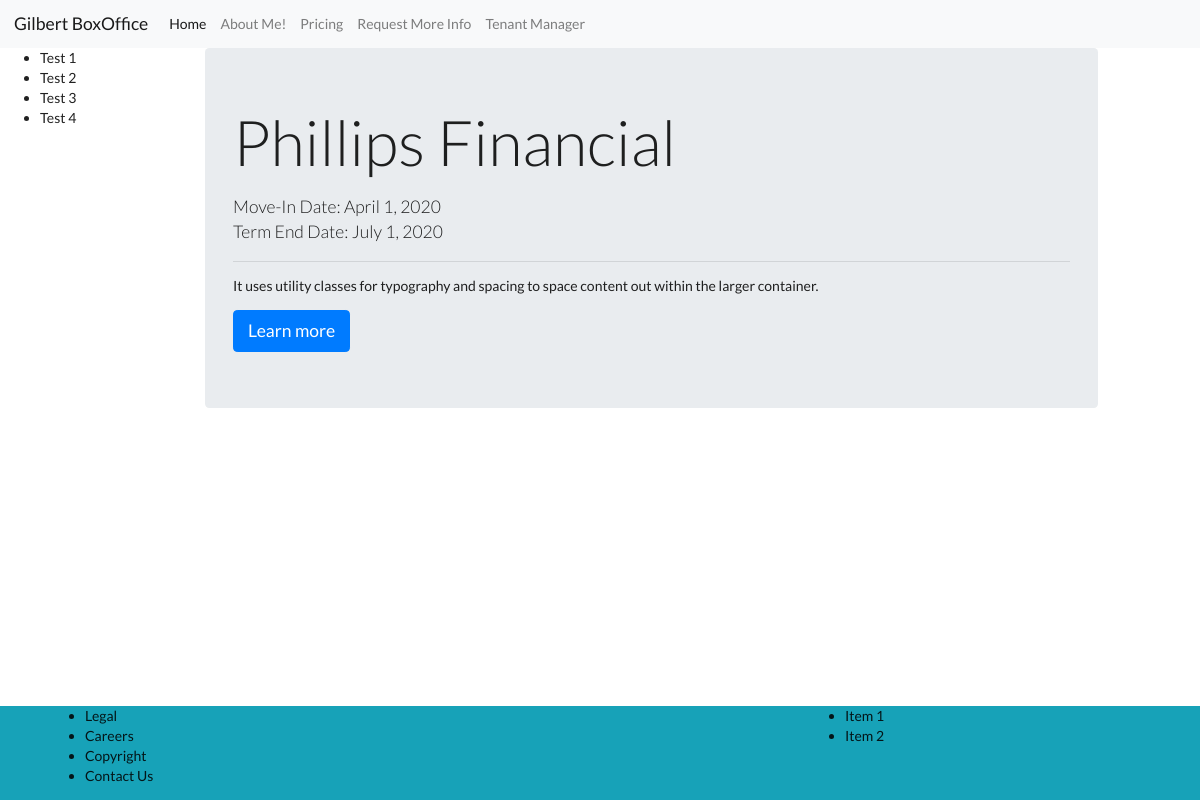
/tenantManager/1, run on the app's committed database.
### tenantManager/models.py (models this page shows, shortened)
class Tenant(models.Model):
	name = models.CharField(max_length=100)
	move_in_date = models.DateField()
	term_end_date = models.DateField()
	office_number = models.ForeignKey(Suite, on_delete = models.CASCADE)

### tenantManager/views.py (the view)
# urls.py: path('<pk>',views.TenantDetailView.as_view(),name='detail')
class TenantDetailView(DetailView):
	model = models.Tenant
	template_name = 'tenantManager/templates/tenant_detail.html'
	context_name = 'tenant_detail'

### templates/tenantManager/templates/tenant_detail.html
{% extends "base.html" %}
{% block body_block %}
	<div class="jumbotron">
		<h1 class="display-3">{{ tenant.name }}</h1>
		<p class="lead">Move-In Date: {{ tenant.move_in_date }}<br>
						Term End Date: {{ tenant.term_end_date }}
		</p>
		<hr class="m-y-md">
		<p>It uses utility classes for typography and spacing to space content out within the larger container.</p>
		<p class="lead">
			<a class="btn btn-primary btn-lg" href="#" role="button">Learn more</a>
		</p>
	</div>
{% endblock body_block %}

### data on the page
Tenant: name "Phillips Financial", move_in_date "April 1, 2020", term_end_date "July 1, 2020"
